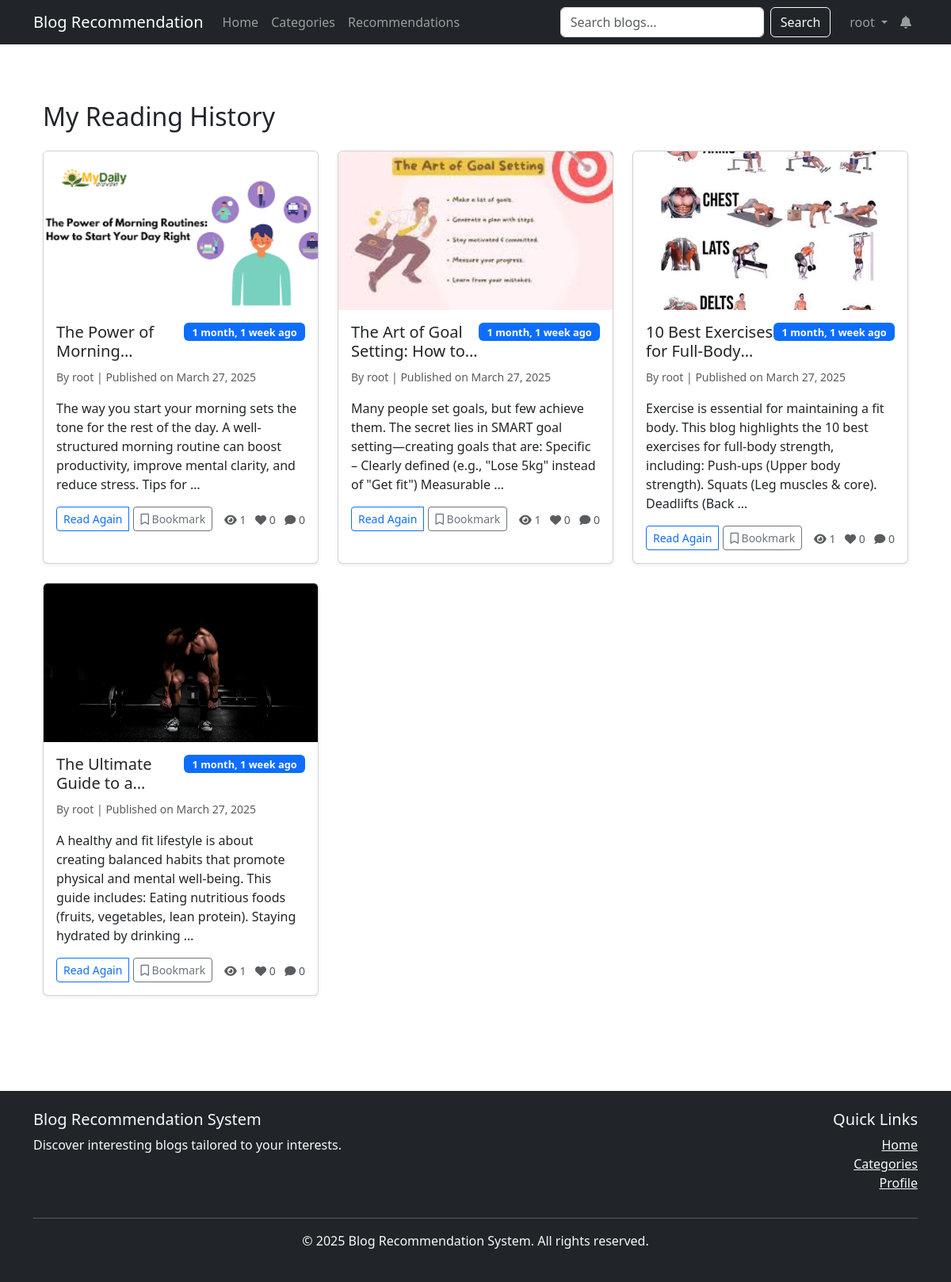
Screenshot of /users/history/reading/ (signed in) with the database file from the repository.
### users_app/models.py (models this page shows, shortened)
class ReadingHistory(models.Model):
    user = models.ForeignKey(settings.AUTH_USER_MODEL, on_delete=models.CASCADE, related_name='reading_history')
    blog = models.ForeignKey(Blog, on_delete=models.CASCADE)
    read_at = models.DateTimeField(auto_now_add=True)
    class Meta:
        ordering = ['-read_at']
        verbose_name_plural = 'Reading Histories'
        unique_together = ('user', 'blog')

### blog_app/models.py (models this page shows, shortened)
class Blog(models.Model):
    title = models.CharField(max_length=200)
    slug = models.SlugField(max_length=200, unique=True)
    author = models.ForeignKey(settings.AUTH_USER_MODEL, on_delete=models.CASCADE, related_name='blogs')
    content = models.TextField()
    featured_image = models.ImageField(upload_to='blog_images/', blank=True, null=True)
    categories = models.ManyToManyField(Category, related_name='blogs')
    created_at = models.DateTimeField(auto_now_add=True)
    updated_at = models.DateTimeField(auto_now=True)
    is_published = models.BooleanField(default=True)
    views_count = models.PositiveIntegerField(default=0)
    class Meta:
        ordering = ['-created_at']
    def get_like_count(self):
        return self.likes.count()
    def get_comment_count(self):
        return self.comments.count()

### users_app/views.py (the view)
# urls.py: path('history/reading/', views.reading_history, name='reading_history'),
@login_required
def reading_history(request):
    history = ReadingHistory.objects.filter(user=request.user).order_by('-read_at')
    paginator = Paginator(history, 10)
    page = request.GET.get('page')
    reading_history = paginator.get_page(page)
    return render(request, 'users_app/reading_history.html', {'reading_history': reading_history})

### users_app/context_processors.py (called while the page is built)
def notifications_processor(request):
    if request.user.is_authenticated:
        unread_notifications_count = Notification.objects.filter(
            user=request.user,
            is_read=False
        ).count()
        return {'unread_notifications_count': unread_notifications_count}
    return {'unread_notifications_count': 0}

### templates/users_app/reading_history.html (shortened to what this page needs)
{% extends 'base.html' %}
{% load static %}
{% block content %}
<div class="container py-5">
    <div class="row">
        <div class="col-12">
            <h2 class="mb-4">My Reading History</h2>
            {% if reading_history %}
                <div class="row row-cols-1 row-cols-md-2 row-cols-lg-3 g-4">
                    {% for history in reading_history %}
                        <div class="col">
                            <div class="card h-100 shadow-sm">
                                {% if history.blog.featured_image %}
                                    <img src="{{ history.blog.featured_image.url }}" class="card-img-top" alt="{{ history.blog.title }}">
                                {% else %}
                                    <img src="{% static 'images/default_blog.jpg' %}" class="card-img-top" alt="Default Blog Image">
                                {% endif %}
                                <div class="card-body">
                                    <div class="d-flex justify-content-between align-items-start mb-2">
                                        <h5 class="card-title mb-0">{{ history.blog.title }}</h5>
                                        <span class="badge bg-primary">{{ history.read_at|timesince }} ago</span>
                                    </div>
                                    <p class="card-text text-muted">
                                        <small>
                                            By {{ history.blog.author.username }} |
                                            Published on {{ history.blog.created_at|date:"F j, Y" }}
                                        </small>
                                    </p>
                                    <p class="card-text">{{ history.blog.content|truncatewords:30 }}</p>
                                    <div class="d-flex justify-content-between align-items-center">
                                        <div class="btn-group">
                                            <a href="{% url 'blog_app:blog_detail' slug=history.blog.slug %}" class="btn btn-sm btn-outline-primary">Read Again</a>
                                            {% if not history.blog in user.bookmarks.all %}
                                                <form method="post" action="{% url 'blog_app:bookmark_blog' blog_id=history.blog.id %}" class="d-inline">
                                                    <button type="submit" class="btn btn-sm btn-outline-secondary">
                                                        <i class="far fa-bookmark"></i> Bookmark
                                                    </button>
                                                </form>
                                            {% endif %}
                                        </div>
                                        <div class="text-muted">
                                            <small>
                                                <i class="fas fa-eye"></i> {{ history.blog.views_count }}
                                                <i class="fas fa-heart ms-2"></i> {{ history.blog.get_like_count }}
                                                <i class="fas fa-comment ms-2"></i> {{ history.blog.get_comment_count }}
                                            </small>
                                        </div>
                                    </div>
                                </div>
                            </div>
                        </div>
                    {% endfor %}
                </div>
            {% endif %}
        </div>
    </div>
</div>
{% endblock %}

### templates/base.html (shortened to what this page needs)
<!DOCTYPE html>
<html lang="en">
<head>
    <link href="https://cdn.jsdelivr.net/npm/bootstrap@5.3.0/dist/css/bootstrap.min.css" rel="stylesheet">
    <link href="https://cdnjs.cloudflare.com/ajax/libs/font-awesome/6.0.0/css/all.min.css" rel="stylesheet">
    {% load static %}
    <link href="{% static 'css/style.css' %}" rel="stylesheet">
</head>
<body>
    <nav class="navbar navbar-expand-lg navbar-dark bg-dark">
        <div class="container">
            <a class="navbar-brand" href="{% url 'blog_app:blog_list' %}">Blog Recommendation</a>
            <div class="collapse navbar-collapse" id="navbarNav">
                <ul class="navbar-nav me-auto">
                    <li class="nav-item">
                        <a class="nav-link" href="{% url 'blog_app:blog_list' %}">Home</a>
                    </li>
                    <li class="nav-item">
                        <a class="nav-link" href="{% url 'blog_app:category_list' %}">Categories</a>
                    </li>
                    {% if user.is_authenticated %}
                        <li class="nav-item">
                            <a class="nav-link" href="{% url 'recommendations_app:recommendation_list' %}">Recommendations</a>
                        </li>
                    {% endif %}
                </ul>
                <div class="position-relative me-3">
                    <form class="d-flex" id="searchForm" onsubmit="return handleSearch(event)">
                        <input class="form-control me-2" type="search" name="q" id="searchInput" placeholder="Search blogs...">
                        <button class="btn btn-outline-light" type="submit">Search</button>
                    </form>
                </div>
                <ul class="navbar-nav">
                    {% if user.is_authenticated %}
                        <li class="nav-item dropdown">
                            <a class="nav-link dropdown-toggle" href="#" id="navbarDropdown" role="button" data-bs-toggle="dropdown">
                                {{ user.username }}
                            </a>
                        </li>
                        <li class="nav-item">
                            <a class="nav-link position-relative" href="{% url 'users_app:notifications' %}">
                                <i class="fas fa-bell"></i>
                            </a>
                        </li>
                    {% endif %}
                </ul>
            </div>
        </div>
    </nav>
    <main class="container my-4">
        {% block content %}
        {% endblock %}
    </main>
    <footer class="bg-dark text-light py-4 mt-5">
        <div class="container">
            <div class="row">
                <div class="col-md-6">
                    <h5>Blog Recommendation System</h5>
                    <p>Discover interesting blogs tailored to your interests.</p>
                </div>
                <div class="col-md-6 text-md-end">
                    <h5>Quick Links</h5>
                    <ul class="list-unstyled">
                        <li><a href="{% url 'blog_app:blog_list' %}" class="text-light">Home</a></li>
                        <li><a href="{% url 'blog_app:category_list' %}" class="text-light">Categories</a></li>
                        {% if user.is_authenticated %}
                            <li><a href="{% url 'users_app:profile' %}" class="text-light">Profile</a></li>
                        {% else %}
                            <li><a href="{% url 'users_app:login' %}" class="text-light">Login</a></li>
                        {% endif %}
                    </ul>
                </div>
            </div>
            <hr>
            <div class="text-center">
                <p>&copy; {% now "Y" %} Blog Recommendation System. All rights reserved.</p>
            </div>
        </div>
    </footer>
</body>
</html>

### static/css/style.css (style rules this page uses)
body { min-height: 100vh; display: flex; flex-direction: column; }
main { flex: 1; }

### templates/base.html (style rules this page uses)
.card-img-top { height: 200px; object-fit: cover; }

### templates/users_app/reading_history.html (style rules this page uses)
.card-img-top { height: 200px; object-fit: cover; }
.btn-group .btn { margin-right: 5px; }
.card-title { overflow: hidden; text-overflow: ellipsis; display: -webkit-box; -webkit-line-clamp: 2; -webkit-box-orient: vertical; max-width: 80%; }
.badge { font-size: 0.8rem; padding: 0.4em 0.8em; }

### rows the page displays
ReadingHistory: blog.featured_image (picture), blog "The Power of…", read_at "1 month, 1 week", blog.author.username "root", blog.created_at "March 27, 2025", blog.content "The way you start your morning sets the tone for the rest of the day. A well-structured morning routine can boost productivity, improve mental clarity, and reduce stress. Tips for …", shows "Bookmark", blog.views_count "1", blog.get_like_count "0", blog.get_comment_count "0"
ReadingHistory: blog.featured_image (picture), blog "The Art of Goal Setting: How…", read_at "1 month, 1 week", blog.author.username "root", blog.created_at "March 27, 2025", blog.content "Many people set goals, but few achieve them. The secret lies in SMART goal setting—creating goals that are: Specific – Clearly defined (e.g., \"Lose 5kg\" instead of \"Get fit\") Measurable …", shows "Bookmark", blog.views_count "1", blog.get_like_count "0", blog.get_comment_count "0"
ReadingHistory: blog.featured_image (picture), blog "10 Best Exercises for…", read_at "1 month, 1 week", blog.author.username "root", blog.created_at "March 27, 2025", blog.content "Exercise is essential for maintaining a fit body. This blog highlights the 10 best exercises for full-body strength, including: Push-ups (Upper body strength). Squats (Leg muscles & core). Deadlifts (Back …", shows "Bookmark", blog.views_count "1", blog.get_like_count "0", blog.get_comment_count "0"
ReadingHistory: blog.featured_image (picture), blog "The Ultimate Guide to…", read_at "1 month, 1 week", blog.author.username "root", blog.created_at "March 27, 2025", blog.content "A healthy and fit lifestyle is about creating balanced habits that promote physical and mental well-being. This guide includes: Eating nutritious foods (fruits, vegetables, lean protein). Staying hydrated by drinking …", shows "Bookmark", blog.views_count "1", blog.get_like_count "0", blog.get_comment_count "0"

### other values shown
{{ user.username }} "root"
